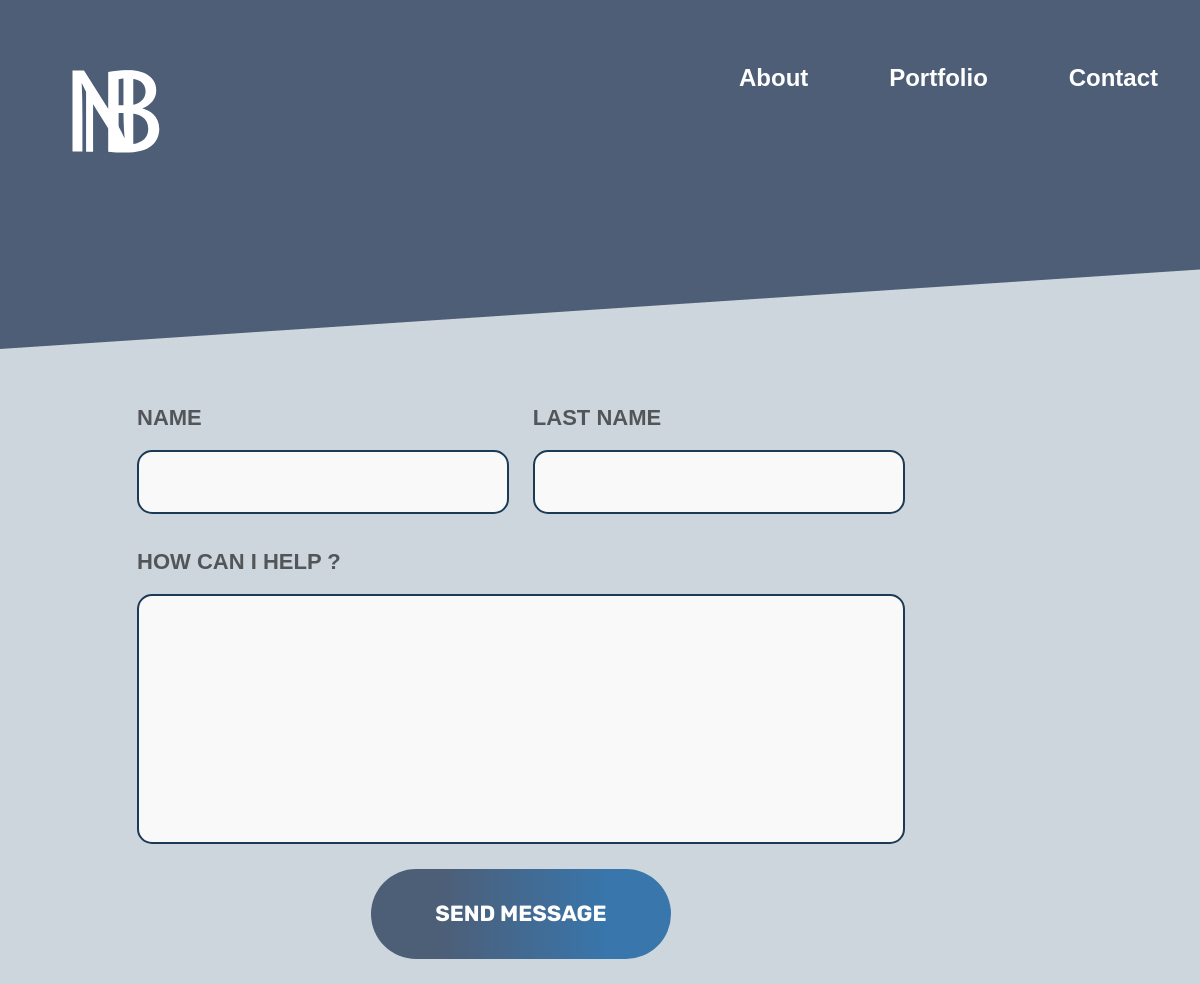
Page /contact/ on the committed database.
### main/models.py (models this page shows, shortened)
class HeadFoot(models.Model):
    logo = models.FileField(null=True, blank=True)
    info = models.TextField(null=True, blank=True)
    profile_img = models.FileField(null=True, blank=True)
    head_btn = models.CharField(null=True, blank=True, max_length=256)
    quest = models.CharField(null=True, blank=True, max_length=256)
    foot_btn = models.CharField(max_length=256, null=True, blank=True)
    foot_icon = models.FileField(null=True, blank=True)
    foot_info = models.CharField(max_length=256, null=True, blank=True)
    foot_photo = models.FileField(null=True, blank=True)
    photo_class = models.CharField(max_length=256, null=True, blank=True)
    created_at = models.DateTimeField(auto_now_add=True, null=True)
    updated_at = models.DateTimeField(auto_now=True, null=True)
    class Meta:
        verbose_name = 'HeadFoot Item'
        verbose_name_plural = 'HeadFoot Items'

class Menu(models.Model):
    menu_name = models.CharField(max_length=256, null=True, blank=True)
    menu_link = models.CharField(max_length=256, null=True, blank=True)
    except_link = models.CharField(max_length=256, null=True,blank=True)
    created_at = models.DateTimeField(auto_now_add=True, null=True)
    updated_at = models.DateTimeField(auto_now=True, null=True)
    class Meta:
        verbose_name = 'Menu Item'
        verbose_name_plural = 'Menu Items'

class Client(models.Model):
    f_name = models.CharField(max_length=256, null=True, blank=True)
    l_name = models.CharField(max_length=256, null=True, blank=True)
    btn = models.CharField(max_length=256, null=True, blank=True)
    message = models.TextField(null=True, blank=True)
    n_info = models.CharField(max_length=256, null=True, blank=True)
    l_info = models.CharField(max_length=256, null=True, blank=True)
    quest_info = models.CharField(max_length=256, null=True, blank=True)
    created_at = models.DateTimeField(auto_now_add=True, null=True)
    updated_at = models.DateTimeField(auto_now=True, null=True)
    class Meta:
        verbose_name = 'Client'
        verbose_name_plural = 'Clients'

### main/views.py (the view)
# urls.py: path('contact/', views.contact, name='contact')
def contact(request):
    form = ClientForm()
    menu = Menu.objects.all()
    info_first = HeadFoot.objects.first()
    contact_info = Client.objects.first()
    if request.method == 'POST':
        form = ClientForm(request.POST)
        if form.is_valid():
            form.save()
            return redirect('home')
    context = {
        'menu': menu,
        'info_first': info_first,
        'form': form,
        'contact_info': contact_info,
    }
    return render(request, 'main/contact.html', context)

### main/forms.py
class ClientForm(forms.ModelForm):
    class Meta:
        model = Client
        fields = ['f_name', 'l_name', 'message']
        widgets = {
            'f_name': forms.TextInput(
                attrs={
                    'class': 'in_1',
                }
            ),
            'l_name': forms.TextInput(attrs={'class': 'in_2',
                                             }),
            'message': forms.TextInput(attrs={'class': 'in_3',
                                              }),
        }

### main/templates/main/contact.html (shortened to what this page needs)
{% load static %}
<!DOCTYPE html>
<html lang="en">
<head>
    <link href="https://cdn.jsdelivr.net/npm/bootstrap@5.0.0-beta1/dist/css/bootstrap.min.css" rel="stylesheet">
          rel="stylesheet">    <link rel="stylesheet" href="{% static 'style/style.css' %}">
    <link rel="stylesheet" href="portfolio.html">
    <link rel="stylesheet" href="portfolio.html">
</head>
<body>
    <div class="contact">
        <div class="header">
            <div class="container">
                <div class="row">
                    <div class="col-md-2">
                        <img class="logo" src="{{ info_first.logo.url }}" alt="NB logo">
                    </div>
                    <div class="offset-md-5 col-md-5">
                        <div class="menu">
                            <ul>
                                {% for el in menu %}
                                <li>
                                    <a href="{{ el.except_link }}">{{ el.menu_name }}</a>
                                </li>
                                {% endfor %}
                            </ul>
                            <button class="toggler" type="button" aria-label="Menu button"></button>
                        </div>
                    </div>
                </div>
            </div>
        </div>
        <div class="content">
            <div class="container">
                <div class="row">
                    <div class="offset-md-1 col-md-10 offset-md-1">
                        <div class="row">
                            <div class="col-md-5">
                                 <form method="post">
                                <div class="name">
                                    <label>{{ contact_info.n_info }}</label>
                                    {{ form.f_name }}
                                </div>
                            </div>
                            <div class="col-md-5">
                                <div class="lname">
                                    <label>{{ contact_info.l_info }}</label>
                                    {{ form.l_name }}
                                </div>
                            </div>
                            <div class=" col-md-10">
                                <div class="help">
                                    <label>{{ contact_info.quest_info }}</label>
                                    {{ form.message }}
                                </div>
                                <div class="send">
                                    <button class="btn_send" type="submit">{{ contact_info.btn }}</button>
                                </div>
                            </div>
                        </div>
                    </div>
                </div>
            </div>
        </div>
    </div>
</body>
</html>

### main/static/style/style.css (style rules this page uses)
body { margin: 0%; padding: 0%; }
html { scroll-behavior: smooth; }
button { display: block; background: transparent; border: none; }
a { -webkit-transition: all 0.5s ease; transition: all 0.5s ease; }
.contact { padding-top: 54px; background: url("/static/images/background_4.jpg"); }
.contact .header { padding-bottom: 120px; }
.contact .header .menu { margin-top: 10px; }
.contact .header .menu ul { text-align: center; display: -webkit-box; display: -ms-flexbox; display: flex; -webkit-box-pack: justify; -ms-flex-pack: justify; justify-content: space-between; }
.contact .header .menu ul li { list-style-type: none; }
.contact .header .menu ul li a { text-decoration: none; font-family: Arial; font-style: normal; font-weight: bold; font-size: 24px; line-height: 28px; color: #FFFFFF; }
.contact .content { padding-top: 100px; }
.contact .content label { text-transform: uppercase; font-family: Arial; font-style: normal; font-weight: bold; font-size: 22px; line-height: 25px; color: rgba(0, 0, 0, 0.6); padding-bottom: 20px; }
.contact .content input { width: 100%; padding: 18px 20px; background: #F9F9F9; border: 2px solid #1C3A55; -webkit-box-sizing: border-box; box-sizing: border-box; border-radius: 15px; }
.contact .content .help { margin-top: 35px; }
.contact .content .help input { padding: 111px 20px; }
.contact .content .send { margin: auto; }
.contact .content .send .btn_send { margin: 25px auto; text-transform: uppercase; font-family: Rubik; font-style: normal; font-weight: bold; font-size: 22px; line-height: 26px; color: #FFFFFF; background: -webkit-gradient(linear, left top, right top, color-stop(23%, #4D5E77), color-stop(79%, #3876AC)); background: linear-gradient(90deg, #4D5E77 23%, #3876AC 79%); border-radius: 50px; width: 300px; height: 90px; }

### rows in the picture
HeadFoot: logo (picture)
Menu: menu_name "About"
Menu: menu_name "Portfolio"
Menu: menu_name "Contact"
Client: n_info "NAME", l_info "LAST NAME", quest_info "HOW CAN I HELP ?", btn "SEND MESSAGE"
